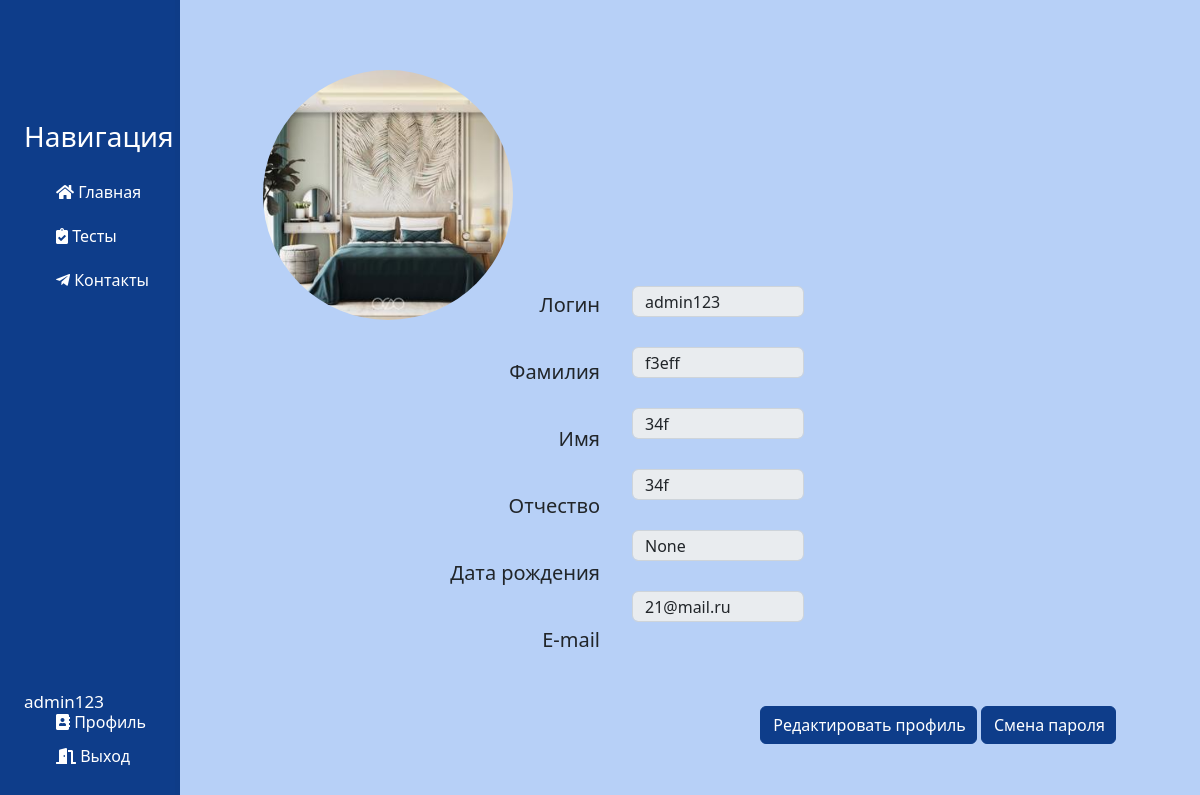
The app's page /account/ (signed in), older data.
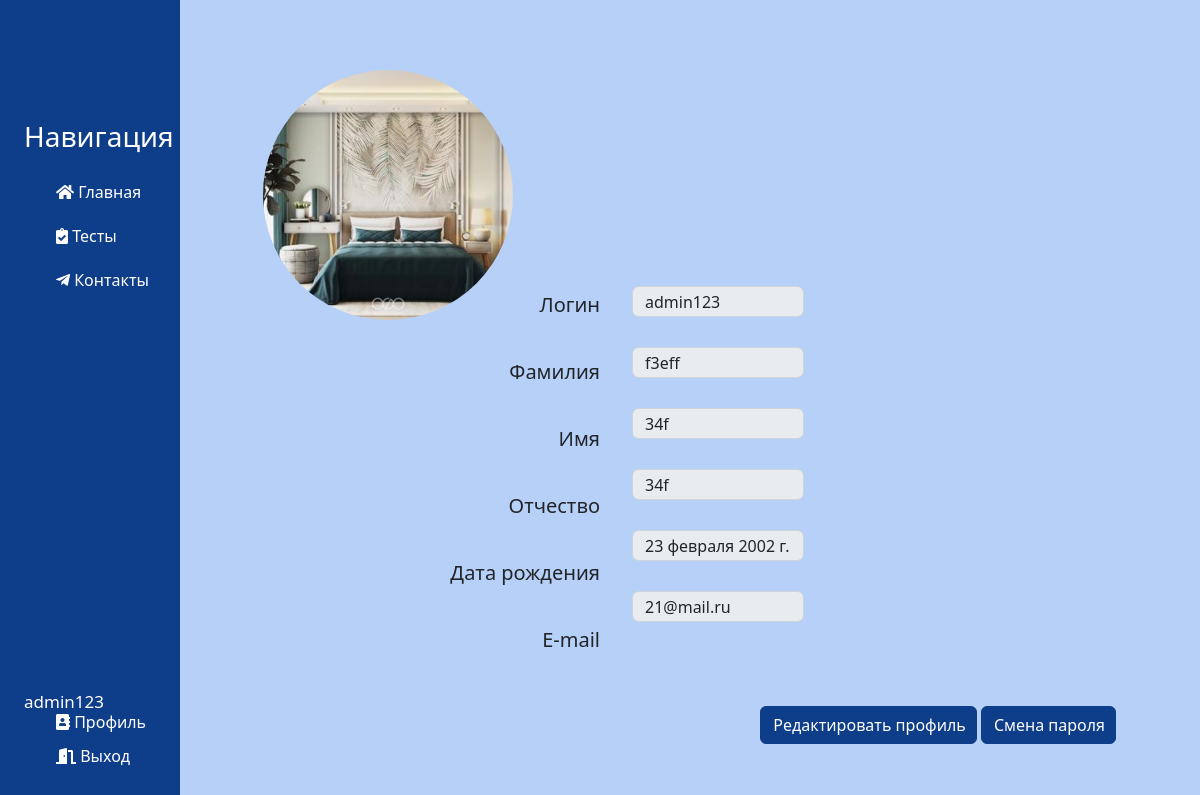
The same page, newer data.
### users/models.py (models this page shows)
class CustomUser(AbstractUser):
    surname = models.CharField('Отчество', max_length=25, default='')
    birthday_date = models.DateField('День рождения', null=True)

### account/models.py (models this page shows, shortened)
class Account(models.Model):
    user = models.OneToOneField(CustomUser, on_delete=models.CASCADE)
    avatar = models.ImageField(
        default='avatar.jpg',
        upload_to='account_images'
    )
    class Meta:
        verbose_name = 'Профиль'
        verbose_name_plural = 'Профили'

### main/views.py (the view)
# urls.py: path('account/', views.account, name='account'),
def account(request):
    return render(request, 'account/profile.html')

### account/templates/account/profile.html (shortened to what this page needs)
{% extends 'main/layout.html' %}
{% block content %}
    {% if user.is_authenticated %}
        <div class="features">
            <div>
                <img class="rounded-circle article-img" src="{{ user.account.avatar.url }}">
            </div>
            <ul>
                <h5>Логин</h5>
                <h5>Фамилия</h5>
                <h5>Имя</h5>
                <h5>Отчество</h5>
                <h5>Дата рождения</h5>
                <h5>E-mail</h5>
            </ul>
            <ol>
                <input class="form-control" type="text" id="username" name="Имя пользователя" value="{{user.username}}" disabled readonly>
                <input class="form-control" type="text" id="last_name" name="Фамилия" value="{{user.last_name}}" disabled readonly>
                <input class="form-control" type="text" id="first_name" name="Имя" value="{{user.first_name}}" disabled readonly>
                <input class="form-control" type="text" id="surname" name="Отчество" value="{{user.surname}}" disabled readonly>
                <input class="form-control" type="text" id="birthday_date" name="Дата рождения" value="{{user.birthday_date}}" disabled readonly>
                <input class="form-control" type="text" id="email" name="Почта" value="{{user.email}}" disabled readonly>
            </ol>
            <div class="button-container">
                <a href="profile-changed"><button type="button" class="btn btn-info">Редактировать профиль</button></a>
                <a href="{% url 'password_change' %}"><button type="button" class="btn btn-info">Смена пароля</button></a>
            </div>
        </div>
    {% endif %}
{% endblock %}

### main/templates/main/layout.html (shortened to what this page needs)
{% load static %}
<!doctype html>
<html lang="ru">
<head>
    <link rel="stylesheet" href="https://cdn.jsdelivr.net/npm/bootstrap@5.2.3/dist/css/bootstrap.min.css">
    <link rel="stylesheet" href="{% static 'main/css/main.css' %}">
    <link rel="stylesheet" href="https://use.fontawesome.com/releases/v5.8.2/css/all.css">
</head>
<body>
    <aside>
        <h3>Навигация</h3>
        <ul>
            <a href="{% url 'homepage' %}"><li><i class="fas fa-home"></i> Главная</li></a>
            <a href="{% url 'tests_home' %}"><li><i class="fas fa-clipboard-check"></i> Тесты</li></a>
            <a href="{% url 'about' %}"><li><i class="fab fa-telegram-plane"></i> Контакты</li></a>
        </ul>
        <h5>{{user}}</h5>
        <ol>
            <a href="{% url 'profile' %}"><li><i class="fas fa-address-book"></i> Профиль</li></a>
            <a href="{% url 'logout' %}"><li><i class="fas fa-door-open"></i> Выход</li></a>
        </ol>
    </aside>
    <main>
        {% block content %}
        {% endblock %}
    </main>
</body>
</html>

Row changes from the older to the newer data that the page shows:
changed CustomUser "admin123": birthday_date "None" → "23 февраля 2002 г."
